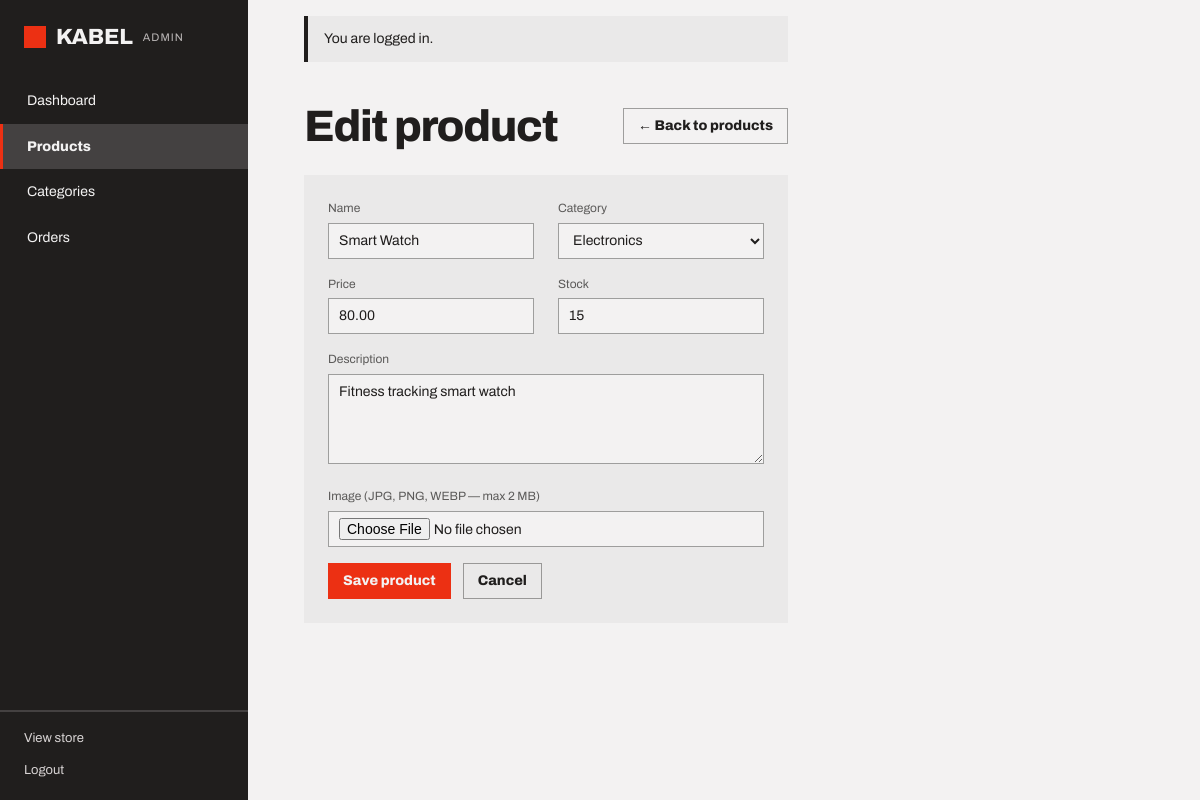
The page /admin/products/2/edit (signed in) on the database its author committed.
### tables this page shows
CREATE TABLE products (
  id           INT UNSIGNED AUTO_INCREMENT PRIMARY KEY,
  category_id  INT UNSIGNED NULL,
  name         VARCHAR(150) NOT NULL,
  description  TEXT NULL,
  price        DECIMAL(10,2) NOT NULL,
  stock        INT UNSIGNED NOT NULL DEFAULT 0,
  image        VARCHAR(255) NULL,                   
  created_at   TIMESTAMP NOT NULL DEFAULT CURRENT_TIMESTAMP,
  updated_at   TIMESTAMP NOT NULL DEFAULT CURRENT_TIMESTAMP ON UPDATE CURRENT_TIMESTAMP,
  CONSTRAINT chk_products_price CHECK (price >= 0),
  CONSTRAINT fk_products_category
    FOREIGN KEY (category_id) REFERENCES categories(id)
    ON DELETE SET NULL ON UPDATE CASCADE,
  INDEX idx_products_name (name),                   
  INDEX idx_products_category (category_id)         
);

CREATE TABLE categories (
  id           INT UNSIGNED AUTO_INCREMENT PRIMARY KEY,
  name         VARCHAR(100) NOT NULL UNIQUE,
  description  TEXT NULL,
  image        VARCHAR(255) NULL,                   
  created_at   TIMESTAMP NOT NULL DEFAULT CURRENT_TIMESTAMP,
  updated_at   TIMESTAMP NOT NULL DEFAULT CURRENT_TIMESTAMP ON UPDATE CURRENT_TIMESTAMP
);

### routes.php (called while the page is built)
<?php
return [
    'GET /' => 'HomeController@index',
    'GET /products' => 'ProductController@index',
    'GET /products/{id}' => 'ProductController@show',
    'GET /register' => 'AuthController@showRegister',
    'POST /register' => 'AuthController@register',
    'GET /login' => 'AuthController@showLogin',
    'POST /login' => 'AuthController@login',
    'POST /logout' => 'AuthController@logout',
    'GET /profile' => 'ProfileController@show',
    'GET /cart' => 'CartController@index',
    'POST /cart/add' => 'CartController@add',
    'POST /cart/update' => 'CartController@update',
    'POST /cart/remove' => 'CartController@remove',
    'GET /checkout' => 'OrderController@checkout',
    'POST /checkout' => 'OrderController@place',
    'GET /orders/{id}' => 'OrderController@show',
    'GET /admin' => 'AdminController@dashboard',
    'GET /admin/orders' => 'AdminController@orders',
    'GET /admin/orders/{id}' => 'AdminController@orderDetail',
    'POST /admin/orders/{id}/update' => 'AdminController@updateOrder',
    'GET /admin/products' => 'AdminProductController@index',
    'GET /admin/products/create' => 'AdminProductController@create',
    'POST /admin/products/store' => 'AdminProductController@store',
    'GET /admin/products/{id}/edit' => 'AdminProductController@edit',
    'POST /admin/products/{id}/update' => 'AdminProductController@update',
    'POST /admin/products/{id}/delete' => 'AdminProductController@delete',
    'GET /admin/categories' => 'AdminCategoryController@index',
    'GET /admin/categories/create' => 'AdminCategoryController@create',
    'POST /admin/categories/store' => 'AdminCategoryController@store',
    'GET /admin/categories/{id}/edit' => 'AdminCategoryController@edit',
    'POST /admin/categories/{id}/update' => 'AdminCategoryController@update',
    'POST /admin/categories/{id}/delete' => 'AdminCategoryController@delete',
];

### app/helpers.php (called while the page is built, shortened)
<?php
function e(?string $value): string
{
    return htmlspecialchars((string) $value, ENT_QUOTES, 'UTF-8');
}
function url(string $path = '/'): string
{
    return (defined('BASE_URL') ? BASE_URL : '') . $path;
}
function old(string $key, string $default = ''): string
{
    return e($_SESSION['old'][$key] ?? $default);
}
function render(string $view, array $data = []): void
{
    extract($data);
    require __DIR__ . '/Views/' . $view . '.php';
}

### app/Controllers/AdminProductController.php (called while the page is built, shortened)
<?php
class AdminProductController
{
    public function edit(string $id): void
    {
        $product = (new Product())->find((int) $id);
        $this->form($product);
    }
    private function form(?array $product): void
    {
        render('admin/product_form', [
            'title'      => ($product ? 'Edit' : 'Add') . ' product — KABEL Admin',
            'css'        => 'product-form',
            'active'     => 'products',
            'product'    => $product,
            'categories' => (new Category())->all(),
        ]);
    }
}

### app/Models/Product.php (called while the page is built, shortened)
<?php
class Product
{
    public function find(int $id): ?array
    {
        global $db;
        $stmt = $db->prepare(
            'SELECT p.*, c.name AS category_name
             FROM products p LEFT JOIN categories c ON c.id = p.category_id WHERE p.id = ?'
        );
        $stmt->execute([$id]);
        return $stmt->fetch() ?: null;
    }
}

### config/init.php (called while the page is built, shortened)
<?php
$env = parse_ini_file(__DIR__ . '/../.env');
foreach ($env as $key => $value) {
    $_ENV[$key] = getenv($key) !== false ? getenv($key) : $value;
}
require_once __DIR__ . '/../app/helpers.php';
spl_autoload_register(function (string $class): void {
    foreach (['Models', 'Controllers'] as $folder) {
        $file = __DIR__ . "/../app/$folder/$class.php";
        if (is_file($file)) {
            return;
        }
    }
});

### app/Models/Category.php (called while the page is built, shortened)
<?php
class Category
{
    public function all(): array
    {
        global $db;
        $stmt = $db->prepare(
            'SELECT c.*, (SELECT COUNT(*) FROM products p WHERE p.category_id = c.id) AS product_count
             FROM categories c ORDER BY c.name'
        );
        $stmt->execute();
        return $stmt->fetchAll();
    }
}

### app/Views/admin/product_form.php (the view, shortened to what this page needs)
<?php
$editing = $product !== null;
$action = $editing ? '/admin/products/' . $product['id'] . '/update' : '/admin/products/store';
$val = fn (string $key) => old($key, (string) ($product[$key] ?? ''));
$selectedCategory = (int) ($_SESSION['old']['category_id'] ?? $product['category_id'] ?? 0);
?>
<main>
    <header>
        <h1><?= $editing ? 'Edit product' : 'Add product' ?></h1>
        <a class="btn btn-secondary" href="<?= url('/admin/products') ?>">← Back to products</a>
    </header>
    <form class="panel product-form" action="<?= url($action) ?>" method="post" enctype="multipart/form-data">
        <label class="field"><span>Name</span><input class="input" type="text" name="name" maxlength="150"
                value="<?= $val('name') ?>" required></label>
        <label class="field"><span>Category</span>
            <select class="input" name="category_id">
                <?php foreach ($categories as $category): ?>
                <option value="<?= (int) $category['id'] ?>"
                    <?= $selectedCategory === (int) $category['id'] ? ' selected' : '' ?>><?= e($category['name']) ?>
                </option>
                <?php endforeach; ?>
            </select>
        </label>
        <label class="field"><span>Price</span><input class="input" type="number" name="price" min="0" step="0.01"
                value="<?= $val('price') ?>" required></label>
        <label class="field"><span>Stock</span><input class="input" type="number" name="stock" min="0" step="1"
                value="<?= $val('stock') ?>" required></label>
        <label class="field wide"><span>Description</span><textarea class="input"
                name="description"><?= $val('description') ?></textarea></label>
        <label class="field wide"><span>Image (JPG, PNG, WEBP — max 2 MB)</span>
            <input class="input" type="file" name="image" accept="image/jpeg,image/png,image/webp">
        </label>
        <footer class="wide">
            <button class="btn btn-primary" type="submit">Save product</button>
            <a class="btn btn-secondary" href="<?= url('/admin/products') ?>">Cancel</a>
        </footer>
    </form>
</main>

### public/index.php (shortened to what this page needs)
<?php
require __DIR__ . '/../config/init.php';
$uri = parse_url($_SERVER['REQUEST_URI'], PHP_URL_PATH) ?: '/';
$script = rtrim(str_replace('\\', '/', dirname($_SERVER['SCRIPT_NAME'])), '/');
$root = preg_replace('#/public$#', '', $script);
$base = ($uri === $script || str_starts_with($uri, $script . '/')) ? $script : $root;
$path = '/' . trim(rawurldecode(substr($uri, strlen($base))), '/');
$method = $_SERVER['REQUEST_METHOD'];
foreach (require __DIR__ . '/../routes.php' as $route => $handler) {
    [$routeMethod, $routePath] = explode(' ', $route);
    $regex = '#^' . preg_replace('#\{\w+\}#', '([^/]+)', $routePath) . '$#';
    if ($routeMethod !== $method || !preg_match($regex, $path, $matches)) {
        continue;
    }
    [$controller, $action] = explode('@', $handler);
    (new $controller())->$action(...array_slice($matches, 1));
    exit;
}

### public/assets/css/main.css (style rules this page uses)
:root { --color-bg: #f3f2f2; --color-surface: #eae9e9; --color-text: #201e1d; --color-accent: #ec3013; --color-divider: color-mix(in srgb, #201e1d 40%, transparent); --color-white: #ffffff; --color-neutral-100: #f8f4f4; --color-neutral-200: #eae7e7; --color-neutral-300: #d7d3d3; --color-neutral-400: #bab6b6; --color-neutral-500: #9b9797; --color-neutral-600: #7d7979; --color-neutral-700: #605d5d; --color-neutral-800: #444141; --color-neutral-900: #2d2b2b; --color-accent-100: #fff2ef; --color-accent-200: #ffe0d9; --color-accent-300: #ffc4b8; --color-accent-400: #ff9783; --color-accent-500: #ff563c; --color-accent-600: #dd2b0f; --color-accent-700: #ae1800; --color-accent-800: #7c1405; --color-accent-900: #4d170e; --color-muted: var(--color-neutral-700); --color-placeholder: var(--color-neutral-600); --color-success: var(--color-text); --color-warning: var(--color-accent-700); --color-danger: var(--color-accent-700); --color-overlay: color-mix(in srgb, var(--color-neutral-900) 50%, transparent); --font-heading: "Archivo", system-ui, sans-serif; --font-body: "Archivo", system-ui, sans-serif; --font-mono: ui-monospace, Menlo, monospace; --font-heading-weight: 800; --text-xs: 11px; --text-sm: 13px; --text-base: 15px; --text-lg: 18px; --text-xl: 24px; --text-2xl: 32px; --text-3xl: 44px; --text-4xl: 56px; --text-display: 96px; --space-1: 4px; --space-2: 8px; --space-3: 12px; --space-4: 16px; --space-5: 20px; --space-6: 24px; --space-8: 32px; --space-10: 40px; --space-12: 48px; --space-16: 64px; --radius-sm: 0px; --radius-md: 0px; --radius-lg: 0px; --rule-thin: 1px solid var(--color-divider); --rule-strong: 2px solid var(--color-divider); --rule-ink: 2px solid var(--color-text); --shadow-sm: 0 1px 2px color-mix(in srgb, #2d2b2b 14%, transparent); --shadow-md: 0 3px 10px color-mix(in srgb, #2d2b2b 16%, transparent); --shadow-lg: 0 12px 32px color-mix(in srgb, #2d2b2b 22%, transparent); --container: 1440px; --gutter: 48px; --gutter-mobile: 20px; --grid-gap: 24px; --sidebar-admin: 248px; --sidebar-account: 280px; --pad-x: max(var(--gutter), calc((100vw - var(--container)) / 2 + var(--gutter))); --control-h-sm: 36px; --control-h: 44px; --control-h-lg: 52px; --tap-min: 44px; --transition: 120ms ease; }
*, *::before, *::after { box-sizing: border-box; }
html { -webkit-text-size-adjust: 100%; }
body { margin: 0; background: var(--color-bg); color: var(--color-text); font-family: var(--font-body); font-size: var(--text-base); line-height: 1.55; -webkit-font-smoothing: antialiased; }
h1, h2, h3, h4, h5, h6 { font-family: var(--font-heading); font-weight: var(--font-heading-weight); line-height: 1.12; letter-spacing: -0.015em; margin: 0 0 var(--space-2); text-wrap: balance; }
h1 { font-size: 42px; }
a { color: var(--color-accent); text-underline-offset: 3px; transition: color var(--transition); }
button, input, select, textarea { font: inherit; color: inherit; }
button { cursor: pointer; }
main { display: block; }
.btn { display: inline-flex; align-items: center; justify-content: flex-start; gap: 6px; min-height: var(--control-h-sm); padding: var(--space-2) 14px; font-family: var(--font-heading); font-weight: 800; font-size: 14px; line-height: 1.2; color: var(--color-text); text-decoration: none; background: transparent; border: 1px solid transparent; border-radius: var(--radius-md); transition: background var(--transition), color var(--transition); }
.btn-primary { background: var(--color-accent); color: var(--color-bg); }
.btn-secondary { border-color: var(--color-divider); }
.field { display: block; }
.field > span { display: block; font-size: 12px; margin-bottom: 5px; color: color-mix(in srgb, var(--color-text) 70%, transparent); }
.input { width: 100%; min-height: var(--control-h-sm); padding: 6px 10px; font-size: 14px; color: var(--color-text); caret-color: var(--color-accent); background: var(--color-surface); border: 1px solid var(--color-divider); border-radius: var(--radius-md); }
.input::placeholder { color: var(--color-placeholder); }
textarea.input { min-height: 90px; resize: vertical; }

### public/assets/css/pages/product-form.css (style rules this page uses)
.product-form { display: grid; grid-template-columns: 1fr 1fr; gap: var(--space-4) var(--space-6); max-width: 820px; }
.product-form .input { background: var(--color-bg); }
.product-form .wide { grid-column: 1 / -1; }
.product-form footer { display: flex; gap: var(--space-3); }

### rows shown on the page
products: name "Smart Watch", category_id "Electronics", price "80.00", stock "15", description "Fitness tracking smart watch"

### other values the page prints
$label "Dashboard"
$label "Products"
$label "Categories"
$label "Orders"
$message['message'] "You are logged in."
